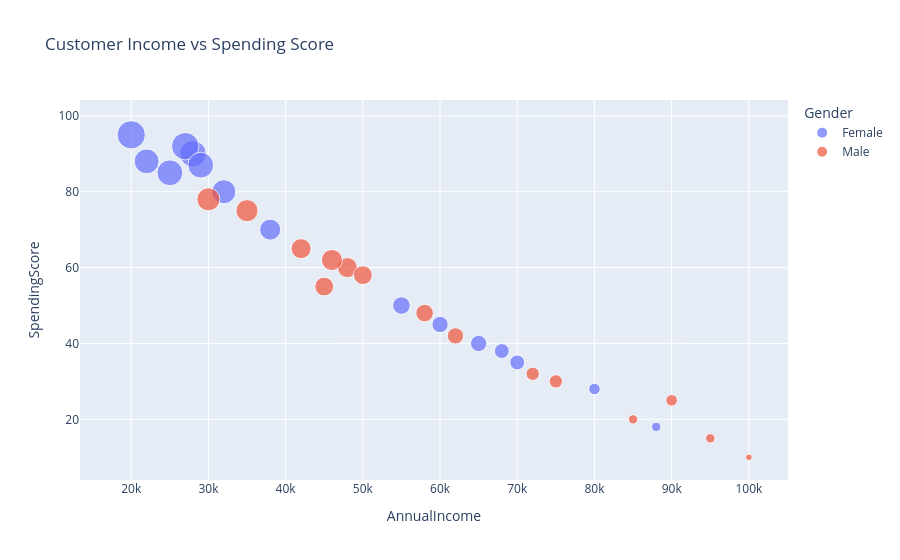

Notebook cell for this chart:
### Code cell
fig = px.scatter(
    df,
    x="AnnualIncome",
    y="SpendingScore",
    size="PurchaseFrequency",
    color="Gender",
    hover_data=["CustomerID", "Age"],
    title="Customer Income vs Spending Score"
)

fig.show()

### Figure 1 — Plotly figure (JSON) as saved in the notebook; plotly's stock layout.template omitted (floating-point values rounded to 4 significant figures)
{"data": [{"customdata": [[1, 22], [3, 28], [5, 42], [7, 23], [9, 36], [11, 27], [13, 41], [15, 24], [17, 38], [19, 26], [21, 30], [23, 40], [25, 21], [27, 46], [29, 49]], "hovertemplate": "Gender=Female<br>AnnualIncome=%{x}<br>SpendingScore=%{y}<br>PurchaseFrequency=%{marker.size}<br>CustomerID=%{customdata[0]}<br>Age=%{customdata[1]}<extra></extra>", "legendgroup": "Female", "marker": {"color": "#636efa", "size": [15, 16, 5, 14, 7, 13, 6, 17, 6, 15, 10, 5, 18, 3, 2], "sizemode": "area", "sizeref": 0.045, "symbol": "circle"}, "mode": "markers", "name": "Female", "orientation": "v", "showlegend": true, "type": "scatter", "x": [25000, 28000, 70000, 22000, 55000, 32000, 65000, 27000, 60000, 29000, 38000, 68000, 20000, 80000, 88000], "xaxis": "x", "y": [85, 90, 35, 88, 50, 80, 40, 92, 45, 87, 70, 38, 95, 28, 18], "yaxis": "y"}, {"customdata": [[2, 25], [4, 35], [6, 45], [8, 31], [10, 50], [12, 29], [14, 48], [16, 33], [18, 52], [20, 44], [22, 34], [24, 55], [26, 39], [28, 32], [30, 37]], "hovertemplate": "Gender=Male<br>AnnualIncome=%{x}<br>SpendingScore=%{y}<br>PurchaseFrequency=%{marker.size}<br>CustomerID=%{customdata[0]}<br>Age=%{customdata[1]}<extra></extra>", "legendgroup": "Male", "marker": {"color": "#EF553B", "size": [12, 8, 4, 9, 3, 11, 2, 8, 2, 4, 9, 1, 7, 10, 6], "sizemode": "area", "sizeref": 0.045, "symbol": "circle"}, "mode": "markers", "name": "Male", "orientation": "v", "showlegend": true, "type": "scatter", "x": [30000, 45000, 75000, 48000, 90000, 35000, 85000, 50000, 95000, 72000, 42000, 100000, 58000, 46000, 62000], "xaxis": "x", "y": [78, 55, 30, 60, 25, 75, 20, 58, 15, 32, 65, 10, 48, 62, 42], "yaxis": "y"}], "layout": {"legend": {"itemsizing": "constant", "title": {"text": "Gender"}, "tracegroupgap": 0}, "title": {"text": "Customer Income vs Spending Score"}, "xaxis": {"anchor": "y", "domain": [0, 1], "title": {"text": "AnnualIncome"}}, "yaxis": {"anchor": "x", "domain": [0, 1], "title": {"text": "SpendingScore"}}}}
